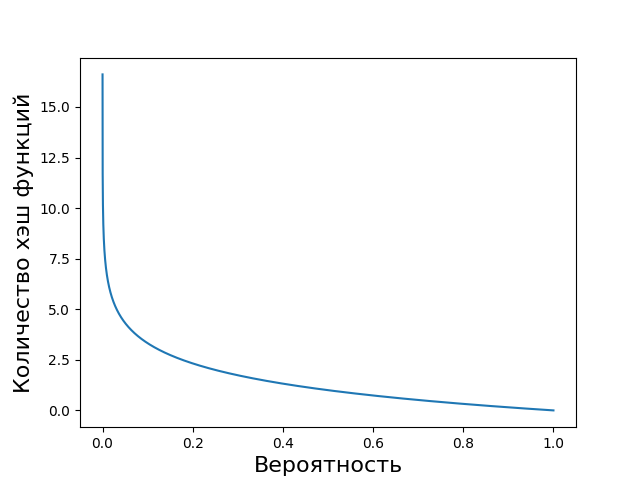

Recreate this plot in Python.
#
# @file BloomFilterHashCount.py
#
# @author Pavel Chursin
# @date Oct 2020
#

import matplotlib.pyplot as plt
import numpy as np
import math
from pylab import meshgrid

def hashcount(errorProbably):
    return -np.log2(errorProbably)

probabilities = np.arange(0.00001, 1, 0.00001)


plt.xlabel("Вероятность", fontsize=16)
plt.ylabel("Количество хэш функций", fontsize=16)
plt.plot(probabilities, hashcount(probabilities), label="")
plt.savefig("./BloomFilterHashCount.png")
plt.show()